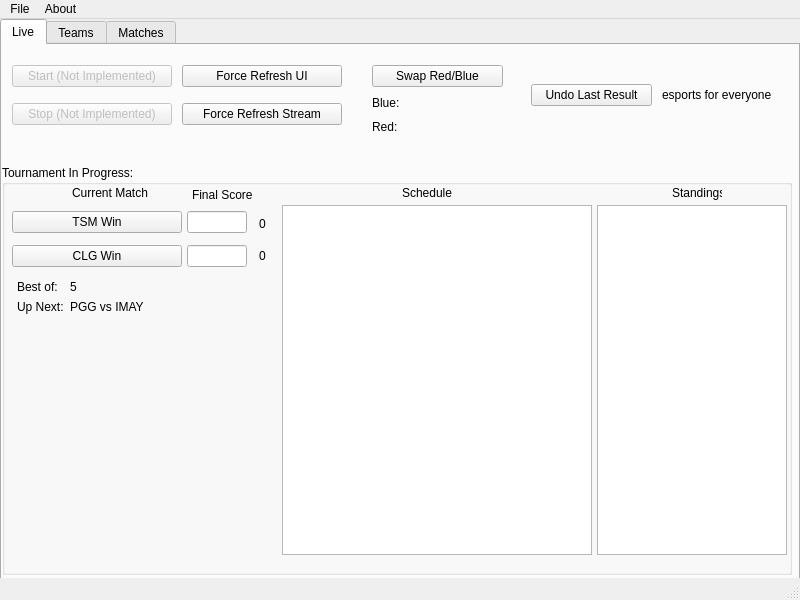
<?xml version="1.0" encoding="UTF-8"?>
<ui version="4.0">
 <class>udts</class>
 <widget class="QMainWindow" name="udts">
  <property name="geometry">
   <rect>
    <x>0</x>
    <y>0</y>
    <width>800</width>
    <height>600</height>
   </rect>
  </property>
  <property name="windowTitle">
   <string>Someone, Update The Stream!</string>
  </property>
  <widget class="QWidget" name="centralwidget">
   <widget class="QTabWidget" name="tabWidget">
    <property name="geometry">
     <rect>
      <x>0</x>
      <y>0</y>
      <width>800</width>
      <height>600</height>
     </rect>
    </property>
    <property name="currentIndex">
     <number>0</number>
    </property>
    <widget class="QWidget" name="live_tab">
     <attribute name="title">
      <string>Live</string>
     </attribute>
     <widget class="QWidget" name="verticalLayoutWidget">
      <property name="geometry">
       <rect>
        <x>10</x>
        <y>10</y>
        <width>160</width>
        <height>80</height>
       </rect>
      </property>
      <layout class="QVBoxLayout" name="startstop_vbox">
       <item>
        <widget class="QPushButton" name="start_button">
         <property name="enabled">
          <bool>false</bool>
         </property>
         <property name="toolTip">
          <string>Starts the tournament with all current configuration. Writes out OBS files to disk.</string>
         </property>
         <property name="text">
          <string>Start (Not Implemented)</string>
         </property>
        </widget>
       </item>
       <item>
        <widget class="QPushButton" name="stop_button">
         <property name="enabled">
          <bool>false</bool>
         </property>
         <property name="toolTip">
          <string>Stops the tournament. All progress will be lost.</string>
         </property>
         <property name="text">
          <string>Stop (Not Implemented)</string>
         </property>
        </widget>
       </item>
      </layout>
     </widget>
     <widget class="QGroupBox" name="groupBox">
      <property name="geometry">
       <rect>
        <x>0</x>
        <y>120</y>
        <width>790</width>
        <height>410</height>
       </rect>
      </property>
      <property name="title">
       <string>Tournament In Progress:</string>
      </property>
      <widget class="QWidget" name="verticalLayoutWidget_3">
       <property name="geometry">
        <rect>
         <x>250</x>
         <y>40</y>
         <width>21</width>
         <height>71</height>
        </rect>
       </property>
       <layout class="QVBoxLayout" name="round_score_vbox">
        <item>
         <widget class="QLabel" name="team1_score_label">
          <property name="sizePolicy">
           <sizepolicy hsizetype="Preferred" vsizetype="Fixed">
            <horstretch>0</horstretch>
            <verstretch>0</verstretch>
           </sizepolicy>
          </property>
          <property name="text">
           <string>0</string>
          </property>
          <property name="alignment">
           <set>Qt::AlignCenter</set>
          </property>
         </widget>
        </item>
        <item>
         <widget class="QLabel" name="team2_score_label">
          <property name="sizePolicy">
           <sizepolicy hsizetype="Preferred" vsizetype="Fixed">
            <horstretch>0</horstretch>
            <verstretch>0</verstretch>
           </sizepolicy>
          </property>
          <property name="text">
           <string>0</string>
          </property>
          <property name="alignment">
           <set>Qt::AlignCenter</set>
          </property>
         </widget>
        </item>
       </layout>
      </widget>
      <widget class="QLabel" name="final_score_label">
       <property name="geometry">
        <rect>
         <x>190</x>
         <y>20</y>
         <width>61</width>
         <height>20</height>
        </rect>
       </property>
       <property name="text">
        <string>Final Score</string>
       </property>
      </widget>
      <widget class="QWidget" name="verticalLayoutWidget_2">
       <property name="geometry">
        <rect>
         <x>10</x>
         <y>40</y>
         <width>170</width>
         <height>70</height>
        </rect>
       </property>
       <layout class="QVBoxLayout" name="win_controls_vbox">
        <item>
         <widget class="QPushButton" name="team1_win_button">
          <property name="text">
           <string>TSM Win</string>
          </property>
         </widget>
        </item>
        <item>
         <widget class="QPushButton" name="team2_win_button">
          <property name="sizePolicy">
           <sizepolicy hsizetype="Preferred" vsizetype="Fixed">
            <horstretch>0</horstretch>
            <verstretch>0</verstretch>
           </sizepolicy>
          </property>
          <property name="text">
           <string>CLG Win</string>
          </property>
         </widget>
        </item>
       </layout>
      </widget>
      <widget class="QLabel" name="now_playing_label">
       <property name="geometry">
        <rect>
         <x>70</x>
         <y>20</y>
         <width>80</width>
         <height>15</height>
        </rect>
       </property>
       <property name="text">
        <string>Current Match</string>
       </property>
      </widget>
      <widget class="QLabel" name="standings_label">
       <property name="geometry">
        <rect>
         <x>670</x>
         <y>20</y>
         <width>50</width>
         <height>15</height>
        </rect>
       </property>
       <property name="text">
        <string>Standings</string>
       </property>
      </widget>
      <widget class="QLabel" name="schedule_label">
       <property name="geometry">
        <rect>
         <x>400</x>
         <y>20</y>
         <width>50</width>
         <height>15</height>
        </rect>
       </property>
       <property name="text">
        <string>Schedule</string>
       </property>
      </widget>
      <widget class="QWidget" name="formLayoutWidget_5">
       <property name="geometry">
        <rect>
         <x>10</x>
         <y>110</y>
         <width>260</width>
         <height>280</height>
        </rect>
       </property>
       <layout class="QFormLayout" name="info_form">
        <property name="leftMargin">
         <number>5</number>
        </property>
        <property name="topMargin">
         <number>5</number>
        </property>
        <item row="1" column="0">
         <widget class="QLabel" name="best_of_label">
          <property name="text">
           <string>Best of:</string>
          </property>
         </widget>
        </item>
        <item row="1" column="1">
         <widget class="QLabel" name="best_of_count_label">
          <property name="text">
           <string>5</string>
          </property>
         </widget>
        </item>
        <item row="2" column="0">
         <widget class="QLabel" name="up_next_label">
          <property name="text">
           <string>Up Next:</string>
          </property>
         </widget>
        </item>
        <item row="2" column="1">
         <widget class="QLabel" name="up_next_match">
          <property name="text">
           <string>PGG vs IMAY</string>
          </property>
         </widget>
        </item>
       </layout>
      </widget>
      <widget class="QListWidget" name="schedule_list_widget">
       <property name="geometry">
        <rect>
         <x>280</x>
         <y>40</y>
         <width>310</width>
         <height>350</height>
        </rect>
       </property>
      </widget>
      <widget class="QListWidget" name="standings_list_widget">
       <property name="geometry">
        <rect>
         <x>595</x>
         <y>40</y>
         <width>190</width>
         <height>350</height>
        </rect>
       </property>
      </widget>
      <widget class="QWidget" name="verticalLayoutWidget_4">
       <property name="geometry">
        <rect>
         <x>180</x>
         <y>40</y>
         <width>70</width>
         <height>70</height>
        </rect>
       </property>
       <layout class="QVBoxLayout" name="game_score_vbox">
        <property name="leftMargin">
         <number>5</number>
        </property>
        <property name="rightMargin">
         <number>5</number>
        </property>
        <item>
         <widget class="QLineEdit" name="team1_final_score_field"/>
        </item>
        <item>
         <widget class="QLineEdit" name="team2_final_score_field"/>
        </item>
       </layout>
      </widget>
     </widget>
     <widget class="QWidget" name="verticalLayoutWidget_5">
      <property name="geometry">
       <rect>
        <x>529</x>
        <y>10</y>
        <width>121</width>
        <height>80</height>
       </rect>
      </property>
      <layout class="QVBoxLayout" name="undo_vbox">
       <item>
        <widget class="QPushButton" name="undo_button">
         <property name="toolTip">
          <string>In case of misclicking which team won, click this to roll back.</string>
         </property>
         <property name="text">
          <string>Undo Last Result</string>
         </property>
        </widget>
       </item>
      </layout>
     </widget>
     <widget class="QWidget" name="verticalLayoutWidget_6">
      <property name="geometry">
       <rect>
        <x>180</x>
        <y>10</y>
        <width>160</width>
        <height>80</height>
       </rect>
      </property>
      <layout class="QVBoxLayout" name="refresh_vbox">
       <item>
        <widget class="QPushButton" name="refresh_ui_button">
         <property name="toolTip">
          <string>Update with configuration changes. Use this at your own risk.</string>
         </property>
         <property name="text">
          <string>Force Refresh UI</string>
         </property>
        </widget>
       </item>
       <item>
        <widget class="QPushButton" name="refresh_stream_button">
         <property name="toolTip">
          <string>Forcibly rewrites the stream labels to disk.</string>
         </property>
         <property name="text">
          <string>Force Refresh Stream</string>
         </property>
        </widget>
       </item>
      </layout>
     </widget>
     <widget class="QLabel" name="label">
      <property name="geometry">
       <rect>
        <x>650</x>
        <y>0</y>
        <width>120</width>
        <height>50</height>
       </rect>
      </property>
      <property name="text">
       <string/>
      </property>
      <property name="pixmap">
       <pixmap>../chhtvlogo.png</pixmap>
      </property>
      <property name="scaledContents">
       <bool>true</bool>
      </property>
     </widget>
     <widget class="QLabel" name="label_2">
      <property name="geometry">
       <rect>
        <x>660</x>
        <y>40</y>
        <width>120</width>
        <height>20</height>
       </rect>
      </property>
      <property name="sizePolicy">
       <sizepolicy hsizetype="Fixed" vsizetype="Fixed">
        <horstretch>0</horstretch>
        <verstretch>0</verstretch>
       </sizepolicy>
      </property>
      <property name="text">
       <string>esports for everyone</string>
      </property>
     </widget>
     <widget class="QWidget" name="verticalLayoutWidget_7">
      <property name="geometry">
       <rect>
        <x>370</x>
        <y>20</y>
        <width>131</width>
        <height>71</height>
       </rect>
      </property>
      <layout class="QVBoxLayout" name="swap_vbox">
       <item>
        <widget class="QPushButton" name="swap_button">
         <property name="toolTip">
          <string>In case of misclicking which team won, click this to roll back.</string>
         </property>
         <property name="text">
          <string>Swap Red/Blue</string>
         </property>
        </widget>
       </item>
       <item>
        <widget class="QLabel" name="blue_label">
         <property name="text">
          <string>Blue:</string>
         </property>
        </widget>
       </item>
       <item>
        <widget class="QLabel" name="red_label">
         <property name="text">
          <string>Red:</string>
         </property>
        </widget>
       </item>
      </layout>
     </widget>
    </widget>
    <widget class="QWidget" name="teams_tab">
     <attribute name="title">
      <string>Teams</string>
     </attribute>
     <widget class="QWidget" name="formLayoutWidget">
      <property name="geometry">
       <rect>
        <x>100</x>
        <y>10</y>
        <width>190</width>
        <height>74</height>
       </rect>
      </property>
      <layout class="QFormLayout" name="add_team_form">
       <item row="0" column="0">
        <widget class="QLabel" name="add_team_name_label">
         <property name="text">
          <string>Name</string>
         </property>
        </widget>
       </item>
       <item row="1" column="0">
        <widget class="QLabel" name="add_team_tricode_label">
         <property name="text">
          <string>Tricode</string>
         </property>
        </widget>
       </item>
       <item row="0" column="1">
        <widget class="QLineEdit" name="add_team_name_field">
         <property name="placeholderText">
          <string>e.g. Team Solo Mid</string>
         </property>
        </widget>
       </item>
       <item row="1" column="1">
        <widget class="QLineEdit" name="add_team_tricode_field">
         <property name="sizePolicy">
          <sizepolicy hsizetype="Expanding" vsizetype="Fixed">
           <horstretch>0</horstretch>
           <verstretch>0</verstretch>
          </sizepolicy>
         </property>
         <property name="placeholderText">
          <string>e.g. TSM</string>
         </property>
        </widget>
       </item>
       <item row="2" column="0">
        <widget class="QLabel" name="add_team_points_label">
         <property name="text">
          <string>Points</string>
         </property>
        </widget>
       </item>
       <item row="2" column="1">
        <widget class="QLineEdit" name="add_team_points_field">
         <property name="text">
          <string/>
         </property>
         <property name="placeholderText">
          <string>e.g. 10</string>
         </property>
        </widget>
       </item>
      </layout>
     </widget>
     <widget class="QPushButton" name="add_team_button">
      <property name="geometry">
       <rect>
        <x>10</x>
        <y>10</y>
        <width>75</width>
        <height>25</height>
       </rect>
      </property>
      <property name="text">
       <string>Add Team</string>
      </property>
     </widget>
     <widget class="QWidget" name="formLayoutWidget_2">
      <property name="geometry">
       <rect>
        <x>100</x>
        <y>100</y>
        <width>190</width>
        <height>75</height>
       </rect>
      </property>
      <layout class="QFormLayout" name="edit_team_form">
       <item row="0" column="0">
        <widget class="QLabel" name="edit_team_name_label">
         <property name="text">
          <string>Name</string>
         </property>
        </widget>
       </item>
       <item row="1" column="0">
        <widget class="QLabel" name="edit_team_tricode_label">
         <property name="text">
          <string>Tricode</string>
         </property>
        </widget>
       </item>
       <item row="0" column="1">
        <widget class="QLineEdit" name="edit_team_name_field">
         <property name="placeholderText">
          <string>e.g. Team Solo Mid</string>
         </property>
        </widget>
       </item>
       <item row="1" column="1">
        <widget class="QLineEdit" name="edit_team_tricode_field">
         <property name="sizePolicy">
          <sizepolicy hsizetype="Expanding" vsizetype="Fixed">
           <horstretch>0</horstretch>
           <verstretch>0</verstretch>
          </sizepolicy>
         </property>
         <property name="placeholderText">
          <string>e.g. TSM</string>
         </property>
        </widget>
       </item>
       <item row="2" column="0">
        <widget class="QLabel" name="edit_team_points_label">
         <property name="text">
          <string>Points</string>
         </property>
        </widget>
       </item>
       <item row="2" column="1">
        <widget class="QLineEdit" name="edit_team_points_field">
         <property name="text">
          <string/>
         </property>
         <property name="placeholderText">
          <string>e.g. 10</string>
         </property>
        </widget>
       </item>
      </layout>
     </widget>
     <widget class="QPushButton" name="edit_team_button">
      <property name="geometry">
       <rect>
        <x>10</x>
        <y>100</y>
        <width>70</width>
        <height>25</height>
       </rect>
      </property>
      <property name="text">
       <string>Save Edits</string>
      </property>
     </widget>
     <widget class="QPushButton" name="delete_team_button">
      <property name="enabled">
       <bool>false</bool>
      </property>
      <property name="geometry">
       <rect>
        <x>220</x>
        <y>180</y>
        <width>70</width>
        <height>25</height>
       </rect>
      </property>
      <property name="text">
       <string>Delete</string>
      </property>
     </widget>
     <widget class="QCheckBox" name="delete_team_confirm_checkbox">
      <property name="geometry">
       <rect>
        <x>100</x>
        <y>180</y>
        <width>90</width>
        <height>20</height>
       </rect>
      </property>
      <property name="text">
       <string>Confirm Delete</string>
      </property>
     </widget>
     <widget class="QListWidget" name="team_list_widget">
      <property name="geometry">
       <rect>
        <x>310</x>
        <y>10</y>
        <width>450</width>
        <height>500</height>
       </rect>
      </property>
      <property name="sizePolicy">
       <sizepolicy hsizetype="Expanding" vsizetype="Expanding">
        <horstretch>0</horstretch>
        <verstretch>1</verstretch>
       </sizepolicy>
      </property>
      <item>
       <property name="text">
        <string/>
       </property>
      </item>
     </widget>
    </widget>
    <widget class="QWidget" name="matches_tab">
     <attribute name="title">
      <string>Matches</string>
     </attribute>
     <widget class="QPushButton" name="add_match_button">
      <property name="geometry">
       <rect>
        <x>10</x>
        <y>10</y>
        <width>75</width>
        <height>25</height>
       </rect>
      </property>
      <property name="text">
       <string>Add Match</string>
      </property>
     </widget>
     <widget class="QPushButton" name="delete_match_button">
      <property name="enabled">
       <bool>false</bool>
      </property>
      <property name="geometry">
       <rect>
        <x>220</x>
        <y>180</y>
        <width>70</width>
        <height>25</height>
       </rect>
      </property>
      <property name="text">
       <string>Delete</string>
      </property>
     </widget>
     <widget class="QWidget" name="formLayoutWidget_3">
      <property name="geometry">
       <rect>
        <x>100</x>
        <y>100</y>
        <width>190</width>
        <height>75</height>
       </rect>
      </property>
      <layout class="QFormLayout" name="edit_match_form_layout">
       <item row="0" column="0">
        <widget class="QLabel" name="edit_match_team1_label">
         <property name="text">
          <string>Team 1</string>
         </property>
        </widget>
       </item>
       <item row="1" column="0">
        <widget class="QLabel" name="edit_match_team2_label">
         <property name="text">
          <string>Team 2</string>
         </property>
        </widget>
       </item>
       <item row="2" column="0">
        <widget class="QLabel" name="edit_match_bestof_label">
         <property name="text">
          <string>Best Of</string>
         </property>
        </widget>
       </item>
       <item row="0" column="1">
        <widget class="QComboBox" name="edit_match_team1_dropdown">
         <property name="editable">
          <bool>false</bool>
         </property>
        </widget>
       </item>
       <item row="1" column="1">
        <widget class="QComboBox" name="edit_match_team2_dropdown">
         <property name="editable">
          <bool>false</bool>
         </property>
        </widget>
       </item>
       <item row="2" column="1">
        <widget class="QComboBox" name="edit_match_bestof_dropdown">
         <item>
          <property name="text">
           <string>1</string>
          </property>
         </item>
         <item>
          <property name="text">
           <string>2</string>
          </property>
         </item>
         <item>
          <property name="text">
           <string>3</string>
          </property>
         </item>
         <item>
          <property name="text">
           <string>5</string>
          </property>
         </item>
         <item>
          <property name="text">
           <string>7</string>
          </property>
         </item>
         <item>
          <property name="text">
           <string>9</string>
          </property>
         </item>
        </widget>
       </item>
      </layout>
     </widget>
     <widget class="QListWidget" name="match_list_widget">
      <property name="geometry">
       <rect>
        <x>310</x>
        <y>10</y>
        <width>450</width>
        <height>500</height>
       </rect>
      </property>
     </widget>
     <widget class="QPushButton" name="edit_match_button">
      <property name="geometry">
       <rect>
        <x>10</x>
        <y>100</y>
        <width>70</width>
        <height>25</height>
       </rect>
      </property>
      <property name="text">
       <string>Save Edits</string>
      </property>
     </widget>
     <widget class="QWidget" name="formLayoutWidget_4">
      <property name="geometry">
       <rect>
        <x>100</x>
        <y>10</y>
        <width>190</width>
        <height>75</height>
       </rect>
      </property>
      <layout class="QFormLayout" name="add_match_form_layout">
       <item row="0" column="0">
        <widget class="QLabel" name="add_match_team1_label">
         <property name="text">
          <string>Team 1</string>
         </property>
        </widget>
       </item>
       <item row="1" column="0">
        <widget class="QLabel" name="add_match_team2_label">
         <property name="text">
          <string>Team 2</string>
         </property>
        </widget>
       </item>
       <item row="2" column="0">
        <widget class="QLabel" name="add_match_bestof_label">
         <property name="text">
          <string>Best Of</string>
         </property>
        </widget>
       </item>
       <item row="0" column="1">
        <widget class="QComboBox" name="add_match_team1_dropdown">
         <property name="editable">
          <bool>false</bool>
         </property>
        </widget>
       </item>
       <item row="1" column="1">
        <widget class="QComboBox" name="add_match_team2_dropdown">
         <property name="editable">
          <bool>false</bool>
         </property>
        </widget>
       </item>
       <item row="2" column="1">
        <widget class="QComboBox" name="add_match_bestof_dropdown">
         <item>
          <property name="text">
           <string>1</string>
          </property>
         </item>
         <item>
          <property name="text">
           <string>2</string>
          </property>
         </item>
         <item>
          <property name="text">
           <string>3</string>
          </property>
         </item>
         <item>
          <property name="text">
           <string>5</string>
          </property>
         </item>
         <item>
          <property name="text">
           <string>7</string>
          </property>
         </item>
         <item>
          <property name="text">
           <string>9</string>
          </property>
         </item>
        </widget>
       </item>
      </layout>
     </widget>
     <widget class="QCheckBox" name="delete_match_confirm_checkbox">
      <property name="geometry">
       <rect>
        <x>100</x>
        <y>180</y>
        <width>90</width>
        <height>20</height>
       </rect>
      </property>
      <property name="text">
       <string>Confirm Delete</string>
      </property>
     </widget>
     <widget class="QWidget" name="horizontalLayoutWidget_2">
      <property name="geometry">
       <rect>
        <x>130</x>
        <y>210</y>
        <width>160</width>
        <height>41</height>
       </rect>
      </property>
      <layout class="QHBoxLayout" name="match_order_hbox_2">
       <item>
        <widget class="QPushButton" name="match_move_up_button">
         <property name="text">
          <string>Move Up</string>
         </property>
        </widget>
       </item>
       <item>
        <widget class="QPushButton" name="match_move_down_button">
         <property name="text">
          <string>Move Down</string>
         </property>
        </widget>
       </item>
      </layout>
     </widget>
    </widget>
   </widget>
  </widget>
  <widget class="QMenuBar" name="menubar">
   <property name="geometry">
    <rect>
     <x>0</x>
     <y>0</y>
     <width>800</width>
     <height>21</height>
    </rect>
   </property>
   <widget class="QMenu" name="menuSomeone_Update_The_Stream">
    <property name="title">
     <string>File</string>
    </property>
    <addaction name="actionNew"/>
    <addaction name="actionOpen"/>
    <addaction name="actionSave"/>
    <addaction name="actionSaveAs"/>
    <addaction name="actionSaveState"/>
    <addaction name="actionSaveAsState"/>
    <addaction name="separator"/>
    <addaction name="actionExit"/>
   </widget>
   <widget class="QMenu" name="menuAbout">
    <property name="title">
     <string>About</string>
    </property>
    <addaction name="actionHelp"/>
   </widget>
   <addaction name="menuSomeone_Update_The_Stream"/>
   <addaction name="menuAbout"/>
  </widget>
  <widget class="QStatusBar" name="statusbar"/>
  <action name="actionOpen">
   <property name="text">
    <string>Open</string>
   </property>
   <property name="shortcut">
    <string>Ctrl+O</string>
   </property>
  </action>
  <action name="actionNew">
   <property name="text">
    <string>New</string>
   </property>
   <property name="shortcut">
    <string>Ctrl+N</string>
   </property>
  </action>
  <action name="actionSaveAs">
   <property name="text">
    <string>Save As</string>
   </property>
   <property name="shortcut">
    <string>Ctrl+Shift+S</string>
   </property>
  </action>
  <action name="actionSave">
   <property name="text">
    <string>Save</string>
   </property>
   <property name="shortcut">
    <string>Ctrl+S</string>
   </property>
  </action>
  <action name="actionExit">
   <property name="text">
    <string>Exit</string>
   </property>
   <property name="shortcut">
    <string>Ctrl+Q</string>
   </property>
  </action>
  <action name="actionSaveState">
   <property name="text">
    <string>Save Tournament In Current State</string>
   </property>
  </action>
  <action name="actionSaveAsState">
   <property name="text">
    <string>Save Tournament In Current State As..</string>
   </property>
  </action>
  <action name="actionHelp">
   <property name="text">
    <string>tell me about this app, please</string>
   </property>
  </action>
 </widget>
 <resources/>
 <connections/>
</ui>
